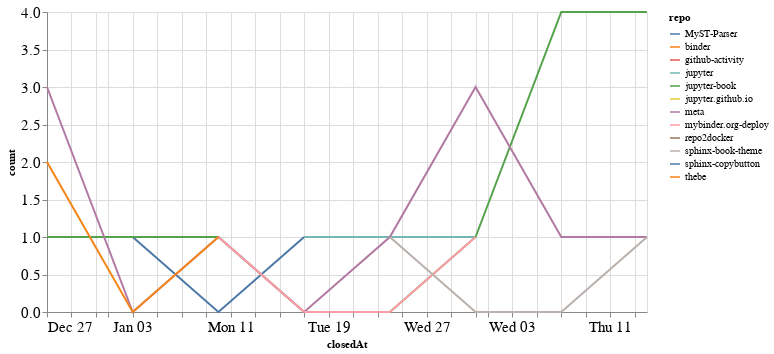

This figure's notebook cell:
### Code cell
closed_by_time = closed_by.groupby('repo').resample('W', on='closedAt').count()['author'].reset_index()
closed_by_time = closed_by_time.rename(columns={'author': 'count'})

alt.Chart(closed_by_time, width=600).mark_line().encode(
    x='closedAt',
    y='count',
    color='repo',
    tooltip="repo"
)

### Figure 1 — Vega-Lite specification as saved in the notebook (floating-point values rounded to 4 significant figures)
{"config": {"axisLeft": {"labelFontSize": 15}, "axisBottom": {"labelFontSize": 15}}, "data": {"name": "data-d60f7242aa6b3bd46497233ac2e68dab"}, "mark": "line", "encoding": {"color": {"type": "nominal", "field": "repo"}, "tooltip": {"type": "nominal", "field": "repo"}, "x": {"type": "temporal", "field": "closedAt"}, "y": {"type": "quantitative", "field": "count"}}, "width": 600, "$schema": "https://vega.github.io/schema/vega-lite/v4.8.1.json", "datasets": {"data-d60f7242aa6b3bd46497233ac2e68dab": [{"repo": "MyST-Parser", "closedAt": "2021-01-03T00:00:00", "count": 1}, {"repo": "MyST-Parser", "closedAt": "2021-01-10T00:00:00", "count": 0}, {"repo": "MyST-Parser", "closedAt": "2021-01-17T00:00:00", "count": 1}, {"repo": "binder", "closedAt": "2021-01-31T00:00:00", "count": 1}, {"repo": "github-activity", "closedAt": "2021-01-17T00:00:00", "count": 1}, {"repo": "jupyter", "closedAt": "2021-01-17T00:00:00", "count": 1}, {"repo": "jupyter", "closedAt": "2021-01-24T00:00:00", "count": 1}, {"repo": "jupyter", "closedAt": "2021-01-31T00:00:00", "count": 1}, {"repo": "jupyter-book", "closedAt": "2020-12-27T00:00:00", "count": 1}, {"repo": "jupyter-book", "closedAt": "2021-01-03T00:00:00", "count": 1}, {"repo": "jupyter-book", "closedAt": "2021-01-10T00:00:00", "count": 1}, {"repo": "jupyter-book", "closedAt": "2021-01-17T00:00:00", "count": 0}, {"repo": "jupyter-book", "closedAt": "2021-01-24T00:00:00", "count": 0}, {"repo": "jupyter-book", "closedAt": "2021-01-31T00:00:00", "count": 1}, {"repo": "jupyter-book", "closedAt": "2021-02-07T00:00:00", "count": 4}, {"repo": "jupyter-book", "closedAt": "2021-02-14T00:00:00", "count": 4}, {"repo": "jupyter.github.io", "closedAt": "2021-02-07T00:00:00", "count": 1}, {"repo": "meta", "closedAt": "2020-12-27T00:00:00", "count": 3}, {"repo": "meta", "closedAt": "2021-01-03T00:00:00", "count": 0}, {"repo": "meta", "closedAt": "2021-01-10T00:00:00", "count": 1}, {"repo": "meta", "closedAt": "2021-01-17T00:00:00", "count": 0}, {"repo": "meta", "closedAt": "2021-01-24T00:00:00", "count": 1}, {"repo": "meta", "closedAt": "2021-01-31T00:00:00", "count": 3}, {"repo": "meta", "closedAt": "2021-02-07T00:00:00", "count": 1}, {"repo": "meta", "closedAt": "2021-02-14T00:00:00", "count": 1}, {"repo": "mybinder.org-deploy", "closedAt": "2021-01-10T00:00:00", "count": 1}, {"repo": "mybinder.org-deploy", "closedAt": "2021-01-17T00:00:00", "count": 0}, {"repo": "mybinder.org-deploy", "closedAt": "2021-01-24T00:00:00", "count": 0}, {"repo": "mybinder.org-deploy", "closedAt": "2021-01-31T00:00:00", "count": 1}, {"repo": "repo2docker", "closedAt": "2021-01-24T00:00:00", "count": 1}, {"repo": "sphinx-book-theme", "closedAt": "2021-01-24T00:00:00", "count": 1}, {"repo": "sphinx-book-theme", "closedAt": "2021-01-31T00:00:00", "count": 0}, {"repo": "sphinx-book-theme", "closedAt": "2021-02-07T00:00:00", "count": 0}, {"repo": "sphinx-book-theme", "closedAt": "2021-02-14T00:00:00", "count": 1}, {"repo": "sphinx-copybutton", "closedAt": "2021-01-03T00:00:00", "count": 1}, {"repo": "thebe", "closedAt": "2020-12-27T00:00:00", "count": 2}, {"repo": "thebe", "closedAt": "2021-01-03T00:00:00", "count": 0}, {"repo": "thebe", "closedAt": "2021-01-10T00:00:00", "count": 1}]}}
